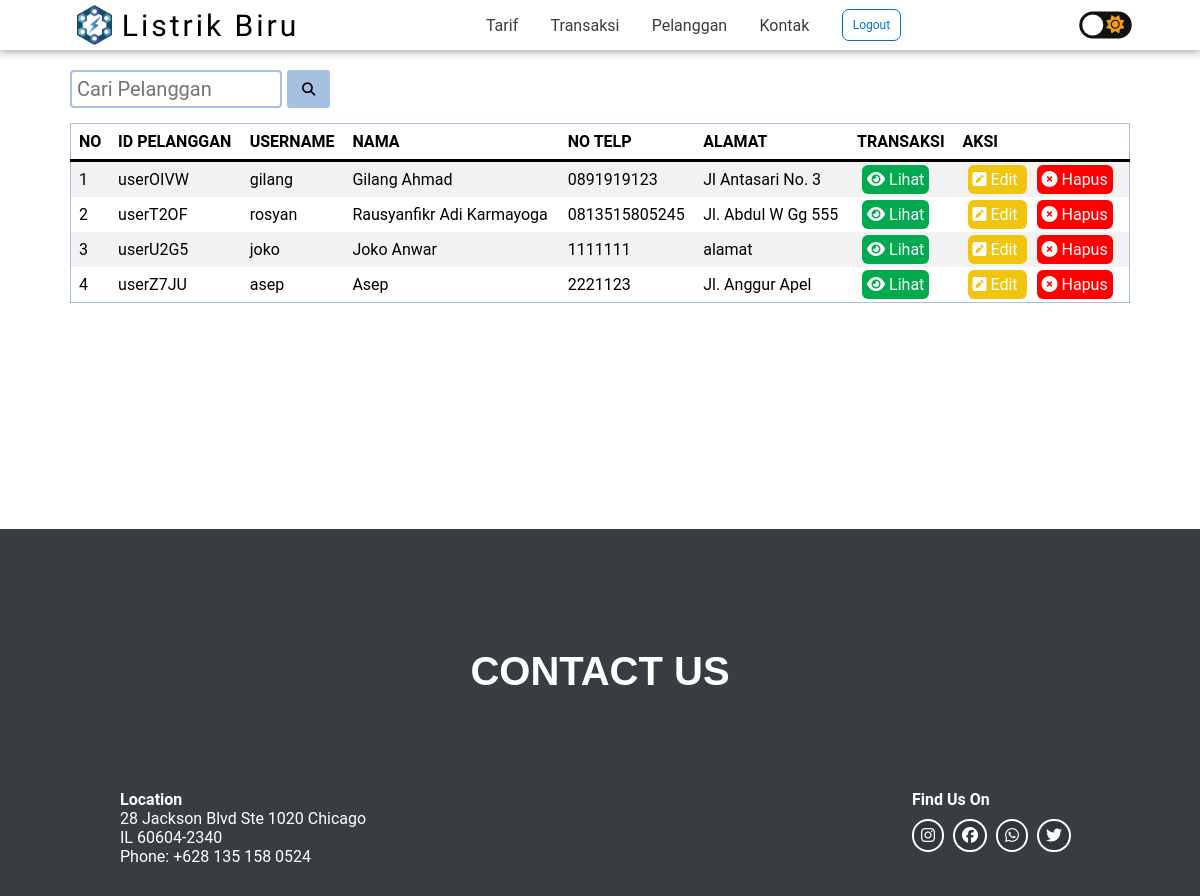
Page /admin/pelanggan.php (signed in) on the committed database.
### tables this page shows
CREATE TABLE `user` (
  `id` varchar(10) NOT NULL,
  `username` varchar(25) NOT NULL,
  `password` varchar(255) NOT NULL,
  `nama` varchar(255) NOT NULL,
  `telepon` varchar(255) NOT NULL,
  `alamat` varchar(255) NOT NULL,
  `foto` varchar(255) NOT NULL,
  `level` varchar(255) NOT NULL
);

### admin/pelanggan.php (the view, shortened to what this page needs)
<!DOCTYPE html>
<html lang="en">
<head>
    <link href="//db.onlinewebfonts.com/c/213e56f9ea368890b9d2da0577e49dab?family=Zona+Pro" rel="stylesheet" type="text/css"/>
    <link rel="stylesheet" href="../stylesheet/style.css">
    <link rel="stylesheet" href="../stylesheet/style-mobile.css">
</head>
<body class="mode-bg">
    <header class="main" id="home">
        <nav class="mode-bg">
            <div class="logo">
                <a href="../index.php" class="mode-text">
                    <img src="../img/logo/logo-listrik.png" alt="">
                    <p>Listrik Biru</p>
                </a>
            </div>
            <ul>
                <li><a class="mode-text" href="../tarif.php">Tarif</a></li>
                <?php if($_SESSION['akun']['level'] == 'admin') { ?>
                    <li><a class="mode-text" href="transaksi.php">Transaksi</a></li>
                    <li><a class="mode-text" href="pelanggan.php">Pelanggan</a></li>
                    <li><a class="mode-text" href="daftar-pesan.php">Kontak</a></li>
                <?php } if($_SESSION['akun']['level'] == 'user') { ?>
                    <li><a class="mode-text" href="../user/profil.php">Profil</a></li>
                    <li><a class="mode-text" href="../kontak.php">Kontak</a></li>
                <?php } ?>
                <div class="logout-btn">
                    <a href="../auth/logout.php">Logout</a>
                </div>
            </ul>
            <div class="dark-mode-toggle">
                <label class="label" for="chk">
                    <i class="fas fa-sun"></i>
                    <div class="ball"></div>
                </label>
            </div>
        </nav>
    </header>
    <section class="minggirin-navbar">
        <div class="feature">
            <form method="GET" class="search-container cari-nama">
                <input type="text" name="keyword" id="keyword" class="search-input" placeholder="Cari Pelanggan">
                <button type="submit" name="search" class="btn-search search"><i class="fas fa-search"></i></button>
            </form>
        </div>
        <div class="daftar-data">
            <div class="table-user hover-table mode-text">
                <table>
                    <thead class="mode-border">
                        <tr>
                            <th>NO</th>
                            <th>ID PELANGGAN</th>
                            <th>USERNAME</th>
                            <th>NAMA</th>
                            <th>NO TELP</th>
                            <th>ALAMAT</th>
                            <th>TRANSAKSI</th>
                            <th>AKSI</th>
                        </tr>
                    </thead>
                    <tbody>
                        <?php
                            require('../php/connection.php');
                            if(isset($_GET['search'])) {
                                $keyword = $_GET['keyword'];
                                $read = mysqli_query($conn, "SELECT * FROM user WHERE username LIKE '%$keyword%' OR nama LIKE '%$keyword%' AND level != 'admin'");
                            } else {
                                $read = mysqli_query($conn, "SELECT * FROM user WHERE level != 'admin'");
                            }
                            if(mysqli_num_rows($read) > 0){
                                $nomor = 1;
                                while($row = mysqli_fetch_array($read)){
                            ?>
                                <tr class="games-content">
                                    <td><?php echo $nomor++?></td>
                                    <td><?php echo $row['id']?></td>
                                    <td><?php echo $row['username']?></td>
                                    <td><?php echo $row['nama']?></td>
                                    <td><?php echo $row['telepon']?></td>
                                    <td><?php echo $row['alamat']?></td>
                                    <td>
                                        <div class="action">
                                            <a class="btn-action read-action" href="transaksi.php?keyword=<?php echo $row['id'] ?>&search=">
                                                <i class="fa-solid fa-eye"></i> Lihat
                                            </a>
                                        </div>
                                    </td>
                                    <td>
                                        <div class="action">
                                            <a class="btn-action edit-action" href="pelanggan/edit.php?id=<?php echo $row['id'] ?>">
                                                <i class="fa-solid fa-square-pen"></i> Edit
                                            </a>
                                            <a class="btn-action del-action" href="pelanggan/hapus.php?id=<?php echo $row['id'] ?>">
                                                <i class="fa-sharp fa-solid fa-circle-xmark"></i> Hapus
                                            </a>
                                        </div>
                                    </td>
                                </tr>
                        <?php }} else { ?>
                            <tr>
                                <td colspan="8" align="center">-- data tidak ditemukan --</td>
                            </tr>
                        <?php } ?>
                    </tbody>
                </table>
            </div>
        </div>
    </section>
    <footer class="mode-bg" style="border-top: 1px solid white; margin-top: 225px; position: static;">
        <div class="footer-container">
            <div class="footer-title" id="contact">
                <h2>CONTACT US</h2>
            </div>
            <div class="footer-contact-item">
                <div class="footer-item">
                    <h4>Location</h4>
                    <p>28 Jackson Blvd Ste 1020 Chicago<br>IL 60604-2340<br>Phone: +628 135 158 0524</p>
                </div>
                <div class="footer-item">
                    <h4>Find Us On</h4>
                    <div class="circle-container">
                        <div class="circle ig">
                            <a href="https://www.instagram.com/listrik-biru" onclick="return confirm('You will be redirected to other website.');"><i class="fa-brands fa-instagram"></i></a>
                        </div>
                        <div class="circle fb">
                            <a href="https://www.facebook.com/listrik-biru" onclick="return confirm('You will be redirected to other website.');"><i class="fa-brands fa-facebook"></i></a>
                        </div>
                        <div class="circle wa">
                            <a href="https://www.whatsapp.com/listrik-biru" onclick="return confirm('You will be redirected to other website.');"><i class="fa-brands fa-whatsapp"></i></a>
                        </div>
                        <div class="circle tw">
                            <a href="https://www.twitter.com/listrik-biru" onclick="return confirm('You will be redirected to other website.');"><i class="fa-brands fa-twitter"></i></a>
                        </div>
                    </div>
                </div>
            </div>
        </div>
    </footer>
</body>
</html>

### stylesheet/style.css (style rules this page uses)
* { margin: 0; padding: 0; box-sizing: border-box; }
body { font-family: 'Roboto', sans-serif; overflow-x: hidden; background-color: white; color: black; }
.label { background-color: #111; border-radius: 50px; cursor: pointer; display: flex; align-items: center; justify-content: space-between; padding: 5px; position: relative; height: 18px; width: 35px; transform: scale(1.5); }
.label i { font-size: 12px; }
.label .ball { background-color: #fff; border-radius: 50%; position: absolute; top: 2px; left: 2px; height: 14px; width: 14px; transform: translateX(0px); transition: transform 0.2s linear; }
.fa-sun { color: #f39c12; }
.mode-bg, .mode-text, .mode-img { transition: 0.5s; }
nav { display: flex; background-color: white; justify-content: space-around; color: black; height: 50px; width: 100%; align-items: center; position: fixed; z-index: 1; box-shadow: 0px 0px 10px 0px rgba(0, 0, 0, 0.5); }
.logo a { font-family: Viga; letter-spacing: 3px; font-size: 30px; text-decoration: none; color: black; }
nav ul { display: flex; list-style: none; width: 40%; justify-content: space-evenly; align-items: center; }
nav ul li a { text-decoration: none; color: #383d41; }
.logout-btn a { font-size: 12px; display: block; text-decoration: none; padding: 8px 10px; color: #0170CD; border: 1px solid #0170CD; border-radius: 7px; transition: 0.2s; }
.logo a { display: flex; align-items: center; }
.logo a img { height: 40px; padding-right: 10px; }
.minggirin-navbar { padding-top: 50px; }
header { background-image: url(../img/background/animasi.jpg); background-size: cover; }
.daftar-data { padding: 0 70px; }
.table-user table { caption-side: bottom; border-collapse: collapse; border: 1px solid #A6C0E1; }
.table-user table thead { border-bottom: 3px solid black; background-color: transparent; }
.table-user thead tr th { text-align: left; }
.table-user table { --bs-table-bg: transparent; --bs-table-accent-bg: transparent; --bs-table-striped-color: var(#212529); --bs-table-striped-bg: rgba(0, 0, 0, 0.05); --bs-table-hover-color: var(#212529); --bs-table-hover-bg: rgba(0, 0, 0, 0.075); width: 100%; margin-bottom: 1rem; color: var(#000); vertical-align: top; border-color: var(#373b3e); margin: 15px 0; }
.table-user table > :not(caption) > * > * { padding: 0.5rem 0.5rem; background-color: var(--bs-table-bg); border-bottom-width: 1px; box-shadow: inset 0 0 0 9999px var(--bs-table-accent-bg); }
.table-user table > tbody { vertical-align: inherit; }
.table-user table > thead { vertical-align: bottom; }
.table-user table > tbody > tr:nth-of-type(odd) > * { --bs-table-accent-bg: var(--bs-table-striped-bg); color: var(--bs-table-striped-color); }
.search-container.cari-nama { display: flex; }
.search-input { width: 20%; padding: 5px; font-size: 20px; margin-right: 5px; font-family: 'Roboto', sans-serif; }
.search-container input { border-radius: 4px; border: 2px solid #A6C0E1; }
button.search { padding: 11px 15px; background-color: #A6C0E1; border: 0; border-radius: 3px; color: black; transition: 0.5s; }
.btn-action { padding: 5px; border-radius: 6px; margin: 5px 5px; text-decoration: none; color: white; }
.del-action { background-color: red; }
.edit-action { background-color: #f1c40f; }
.read-action { background-color: #01AA4F; }
.feature { padding: 0 70px; padding-top: 20px; }
footer { width: 100%; background-color: #383d41; padding: 120px 120px 30px 120px; color: white; display: flex; justify-content: center; flex-direction: column; position: absolute; bottom: 0; }
.footer-title h2 { display: flex; justify-content: center; align-items: center; font-family: 'Zona Pro', sans-serif; font-size: 40px; }
.footer-contact-item { display: flex; justify-content: space-between; }
.footer-item { padding-top: 10%; display: flex; flex-direction: column; }
.circle-container { justify-content: center; display: flex; flex-direction: row; padding-top: 10px; }
.circle { margin-right: 9px; padding: 5px 7px; display: flex; text-align: center; justify-content: center; background-color: rgba(0, 0, 0, 0.1); border-radius: 100px; border: 2px solid white; transition: 0.5s; }
.circle a { text-decoration: none; }
.circle i { color: white; }

### rows in the picture
user: id "userOIVW", username "gilang", nama "Gilang Ahmad", telepon "0891919123", alamat "Jl Antasari No. 3"
user: id "userT2OF", username "rosyan", nama "Rausyanfikr Adi Karmayoga", telepon "0813515805245", alamat "Jl. Abdul W Gg 555"
user: id "userU2G5", username "joko", nama "Joko Anwar", telepon "1111111", alamat "alamat"
user: id "userZ7JU", username "asep", nama "Asep", telepon "2221123", alamat "Jl. Anggur Apel"
